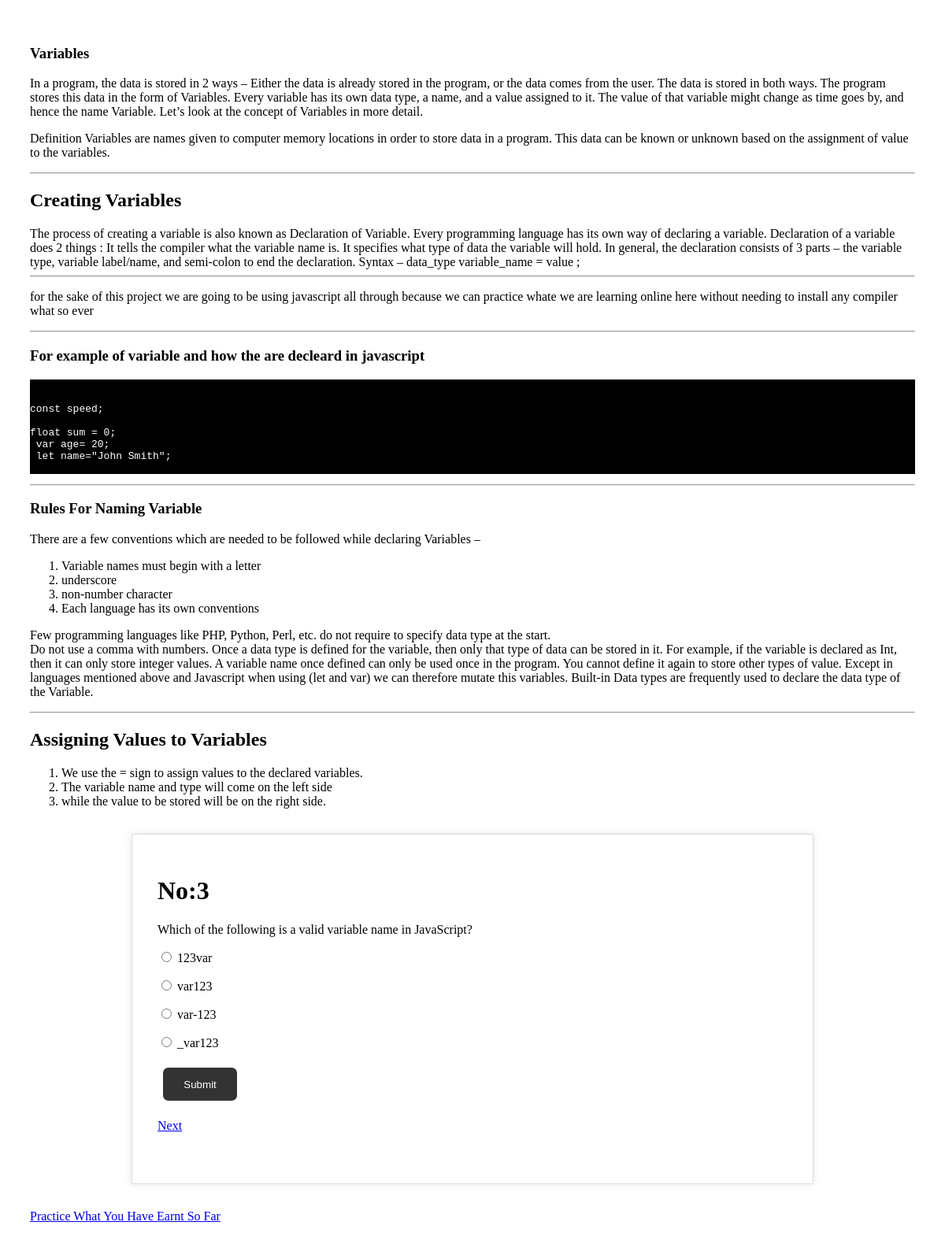
The app's page /variables3.php with its own data.
### tables this page shows
CREATE TABLE `questions` (
  `id` int(11) NOT NULL,
  `question` text DEFAULT NULL,
  `option_a` text DEFAULT NULL,
  `option_b` text DEFAULT NULL,
  `option_c` text DEFAULT NULL,
  `option_d` text DEFAULT NULL,
  `correct_answer` text DEFAULT NULL,
  `topic` varchar(255) NOT NULL
);

### variableq3.php (the view, shortened to what this page needs)
<?php
$conn= mysqli_connect("localhost","detsconl_projectdb","detsconl_projectdb","detsconl_projectdb");
$sql = "SELECT * FROM questions WHERE id=3 AND topic='variable'";
$result = mysqli_query($conn,$sql);
if (mysqli_num_rows($result)> 0) {
  while($row = mysqli_fetch_assoc($result))
  { ?>
    <p id='question'>
    <h1>No:<?php echo $row['id'];?></h1>
    <?php echo $row["question"];?></p>
      <form action="submit.php" method="post">
       <p> <input type="radio" name="choice" value="<?php echo $row['option_a'];?>">
       <?php echo $row['option_a'];?>
       </p>
       <p>   <input type="radio" name="choice" value="<?php echo $row['option_b'];?>">
       <?php echo $row['option_b'];?>
       </p>
          <p>  <input type="radio" name="choice" value="<?php echo $row['option_c'];?>">
          <?php echo $row['option_c'];?>
          </p>
       <p>   <input type="radio" name="choice" value="<?php echo $row['option_d'];?>">
       <?php echo $row['option_d'];?>
       </p>
            <button type="submit" id="submit-btn">Submit</button>
        </form>
 <?php
  }
  }else{
  echo "0 results";
  }
?>

### variables3.php (style rules this page uses)
button { padding: 1em 2em; margin: 0.5em; border: none; border-radius: 0.5em; background-color: #4CAF50; color: #fff; cursor: pointer; }
#submit-btn { background-color: #333; color: #fff; }

### records on screen
questions: id "3", question "Which of the following is a valid variable name in JavaScript?", option_a "123var", option_b "var123", option_c "var-123", option_d "_var123"
